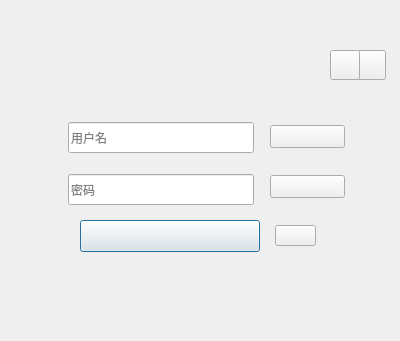
<?xml version="1.0" encoding="UTF-8"?>
<ui version="4.0">
 <class>loginDialog</class>
 <widget class="QDialog" name="loginDialog">
  <property name="geometry">
   <rect>
    <x>0</x>
    <y>0</y>
    <width>400</width>
    <height>341</height>
   </rect>
  </property>
  <property name="windowTitle">
   <string>Dialog</string>
  </property>
  <property name="styleSheet">
   <string notr="true">background-image: url(:/bg/content.png);</string>
  </property>
  <widget class="QWidget" name="widget" native="true">
   <property name="geometry">
    <rect>
     <x>0</x>
     <y>0</y>
     <width>400</width>
     <height>300</height>
    </rect>
   </property>
   <property name="styleSheet">
    <string notr="true">background-image: url(:/bg/loginDialogbg.png);</string>
   </property>
   <widget class="QLineEdit" name="NamelineEdit">
    <property name="geometry">
     <rect>
      <x>68</x>
      <y>122</y>
      <width>186</width>
      <height>31</height>
     </rect>
    </property>
    <property name="styleSheet">
     <string notr="true">background-image: url(:/bg/content.png);
border-image: url(:/bg/content.png);</string>
    </property>
    <property name="placeholderText">
     <string>用户名</string>
    </property>
   </widget>
   <widget class="QLineEdit" name="PswlineEdit">
    <property name="geometry">
     <rect>
      <x>68</x>
      <y>174</y>
      <width>186</width>
      <height>31</height>
     </rect>
    </property>
    <property name="styleSheet">
     <string notr="true">background-image: url(:/bg/content.png);
border-image: url(:/bg/content.png);</string>
    </property>
    <property name="echoMode">
     <enum>QLineEdit::Password</enum>
    </property>
    <property name="readOnly">
     <bool>false</bool>
    </property>
    <property name="placeholderText">
     <string>密码</string>
    </property>
   </widget>
   <widget class="QToolButton" name="CloseWinBtn">
    <property name="geometry">
     <rect>
      <x>356</x>
      <y>50</y>
      <width>30</width>
      <height>30</height>
     </rect>
    </property>
    <property name="cursor">
     <cursorShape>PointingHandCursor</cursorShape>
    </property>
    <property name="styleSheet">
     <string notr="true">border-image: url(:/bg/closeBtn.png);</string>
    </property>
    <property name="text">
     <string/>
    </property>
   </widget>
   <widget class="QToolButton" name="MinWinBtn">
    <property name="geometry">
     <rect>
      <x>330</x>
      <y>50</y>
      <width>30</width>
      <height>30</height>
     </rect>
    </property>
    <property name="cursor">
     <cursorShape>PointingHandCursor</cursorShape>
    </property>
    <property name="styleSheet">
     <string notr="true">border-image: url(:/bg/minBtn.png);</string>
    </property>
    <property name="text">
     <string/>
    </property>
   </widget>
   <widget class="QPushButton" name="LoginBtn">
    <property name="geometry">
     <rect>
      <x>80</x>
      <y>220</y>
      <width>180</width>
      <height>32</height>
     </rect>
    </property>
    <property name="cursor">
     <cursorShape>PointingHandCursor</cursorShape>
    </property>
    <property name="styleSheet">
     <string notr="true">background-image: url(:/bg/content.png);
border-image: url(:/bg/loginBtnBg.png);</string>
    </property>
    <property name="text">
     <string/>
    </property>
   </widget>
   <widget class="QPushButton" name="configBtn">
    <property name="geometry">
     <rect>
      <x>275</x>
      <y>225</y>
      <width>41</width>
      <height>21</height>
     </rect>
    </property>
    <property name="cursor">
     <cursorShape>PointingHandCursor</cursorShape>
    </property>
    <property name="styleSheet">
     <string notr="true">background-image: url(:/bg/content_0.png);
border-image: url(:/bg/configBtn.png);</string>
    </property>
    <property name="text">
     <string/>
    </property>
   </widget>
   <widget class="QPushButton" name="registerBtn">
    <property name="geometry">
     <rect>
      <x>270</x>
      <y>125</y>
      <width>75</width>
      <height>23</height>
     </rect>
    </property>
    <property name="cursor">
     <cursorShape>PointingHandCursor</cursorShape>
    </property>
    <property name="styleSheet">
     <string notr="true">border-image: url(:/bg/registerBg.png);
background-image: url(:/bg/content_0.png);</string>
    </property>
    <property name="text">
     <string/>
    </property>
   </widget>
   <widget class="QPushButton" name="getPswBtn">
    <property name="geometry">
     <rect>
      <x>270</x>
      <y>175</y>
      <width>75</width>
      <height>23</height>
     </rect>
    </property>
    <property name="cursor">
     <cursorShape>PointingHandCursor</cursorShape>
    </property>
    <property name="styleSheet">
     <string notr="true">border-image: url(:/bg/getpasswordBg.png);
background-image: url(:/bg/content_0.png);</string>
    </property>
    <property name="text">
     <string/>
    </property>
   </widget>
  </widget>
  <widget class="QLabel" name="messageLabel">
   <property name="geometry">
    <rect>
     <x>80</x>
     <y>310</y>
     <width>241</width>
     <height>21</height>
    </rect>
   </property>
   <property name="font">
    <font>
     <family>微软雅黑</family>
     <pointsize>14</pointsize>
    </font>
   </property>
   <property name="text">
    <string/>
   </property>
   <property name="alignment">
    <set>Qt::AlignCenter</set>
   </property>
  </widget>
 </widget>
 <resources/>
 <connections>
  <connection>
   <sender>MinWinBtn</sender>
   <signal>clicked()</signal>
   <receiver>loginDialog</receiver>
   <slot>showMinimized()</slot>
   <hints>
    <hint type="sourcelabel">
     <x>343</x>
     <y>64</y>
    </hint>
    <hint type="destinationlabel">
     <x>333</x>
     <y>-2</y>
    </hint>
   </hints>
  </connection>
 </connections>
</ui>
